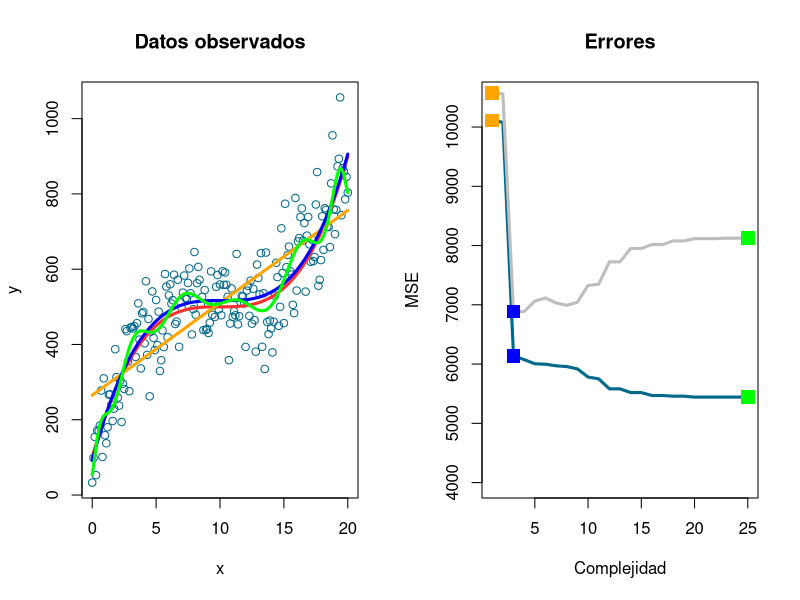

The R source for this figure:
##########################################################################
#      MAESTRIA EN GENERACION Y ANALISIS DE INFORMACION ESTADISTICA      #
#               UNIVERSIDAD NACIONAL DE TRES DE FEBRERO                  #
##########################################################################

## Curso: FUNDAMENTOS DE PROGRAMACION ESTADISTICA EN R
## Agosto de 2017
## Docente: German Rosati

########################################
######## EJEMPLO DE OVERFITTING ########
########################################

### GENERA DATOS SIMULADOS  -TrS- ###
set.seed(3)
q<-seq(from=0,to=20,by=0.1)
y<-500+0.4*(q-10)^3 
noise<-rnorm(length(q), mean=10, sd=80)
noisy.y<-y+noise 

### GENERA TEST SET -TeS- ###
qt<-seq(from=0,to=20,by=0.1)
yt<-500+0.4*(qt-10)^3 
noiset<-rnorm(length(qt), mean=10, sd=80)
noisy.yt<-yt+noiset 

### GRAFICA DATOS Y FUNCION REAL ###
par(mfrow=c(1,2))
plot(q,noisy.y,col='deepskyblue4',xlab='x',ylab="y",main='Datos observados')
lines(q,y,col='firebrick1',lwd=3)


### GENERA MATRIZ DONDE GUARDAR LAS PREDICCIONES ###
predict<-matrix(NA,ncol=50,nrow=length(q))

#colnames(predict)<-c(rep("Train",25),rep("Test",25))

### LOOP PARA GENERAR 25 MODELOS POLINOMICOS Y 50 PREDICCIONES SOBRE TrS y TeS ###
for (i in 1:25){
        model<-lm(noisy.y ~poly(q,i,raw=TRUE))
        predict[1:length(q),i]<-predict(model)
        #lines(q,predict_Tr[[i]],col=cm.colors(i, alpha = 1),lwd=3)
        predict[1:length(q),i+25]<-predict(model,as.data.frame(cbind(qt,yt)))
}

### AGREGA LINEAS DE ALGUNOS MODELOS AL GRAFICO ###
lines(q,predict[,1],col="orange",lwd=3)
lines(q,predict[,3],col="blue",lwd=3)
lines(q,predict[,25],col="green",lwd=3)

mse<-matrix()
mse<-cbind(apply(((noisy.y-predict[,1:25])**2),2,mean),
apply(((noisy.yt-predict[,26:50])**2),2,mean))

plot(x=1:25,mse[,1],type="l",col="deepskyblue4",ylim=c(4000,10500),lwd=3,
     xlab="Complejidad",ylab="MSE",main='Errores')
lines(mse[,2],col="grey",lwd=3)

points(x=1,mse[1,1],pch=15,col="orange",cex=1.8)
points(x=1,mse[1,2],pch=15,col="orange",cex=1.8)
points(x=3,mse[3,1],pch=15,col="blue",cex=1.8)
points(x=3,mse[3,2],pch=15,col="blue",cex=1.8)
points(x=25,mse[25,1],pch=15,col="green",cex=1.8)
points(x=25,mse[25,2],pch=15,col="green",cex=1.8)
